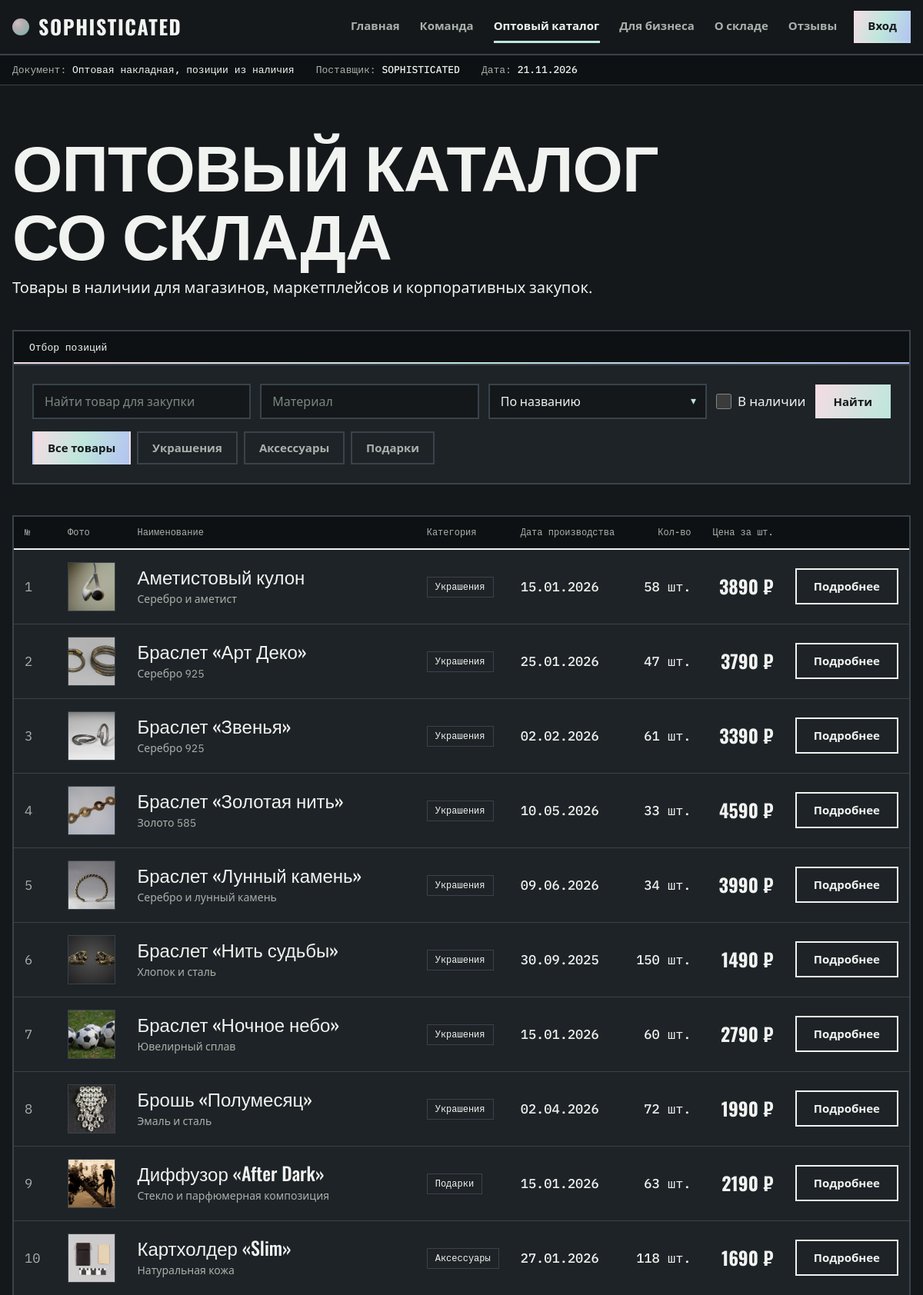
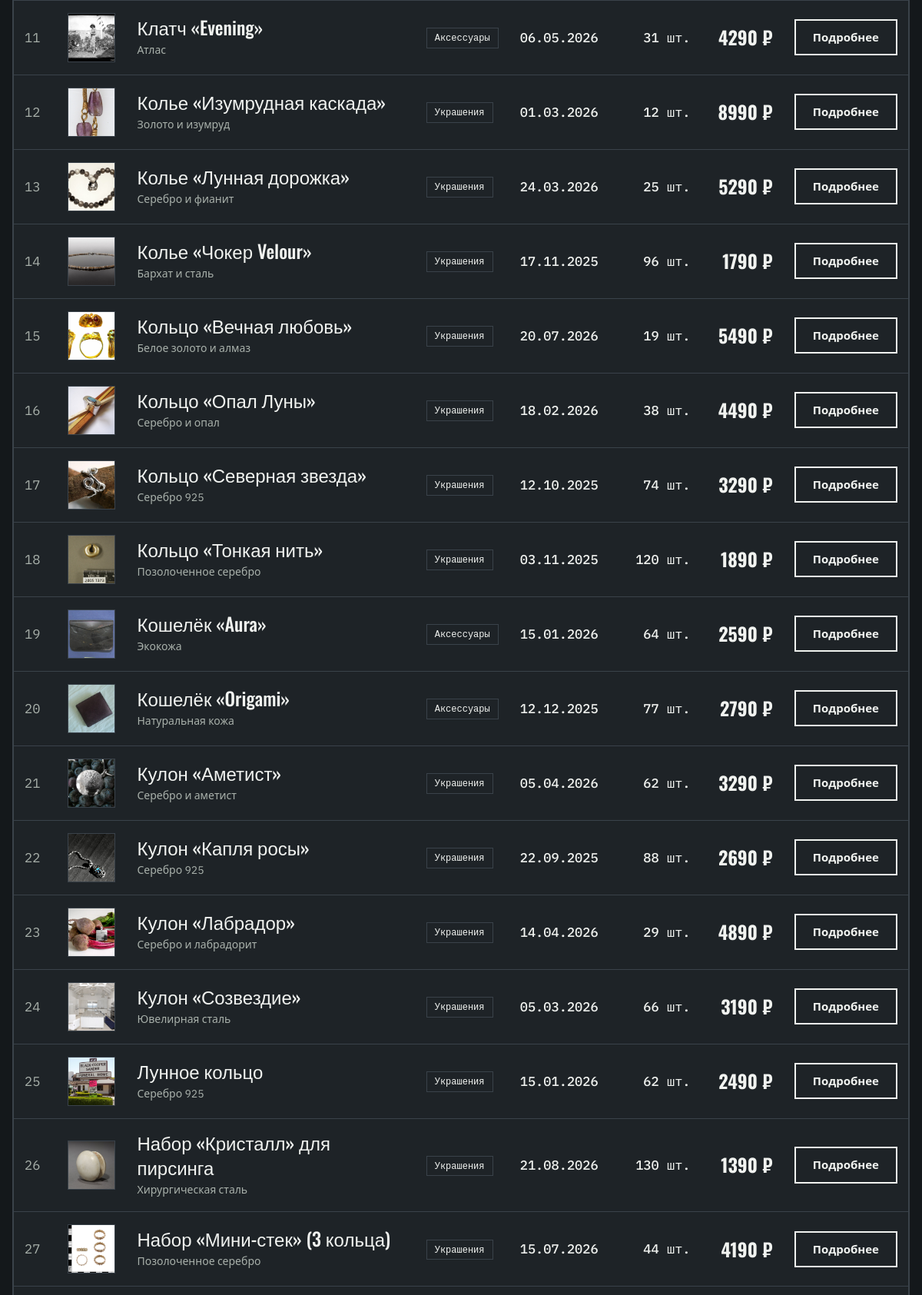
Screenshot of /products/ (upper part) with the database file from the repository (2 pictures, top to bottom).
### hello/models.py (models this page shows, shortened)
class Category(models.Model):
    name = models.CharField('Название категории', max_length=100)
    coment = models.TextField('Описание', max_length=500)
    class Meta:
        verbose_name = 'Категория'
        verbose_name_plural = 'Категории'

class Products(models.Model):
    name = models.CharField('Название товара', max_length=100)
    sale = models.IntegerField('Цена')
    material = models.CharField('Материал', max_length=100)
    date_prod = models.DateField('Дата производства')
    conter = models.IntegerField('Количество')
    cat_id = models.ForeignKey(
        Category,
        on_delete=models.CASCADE,
        verbose_name='Категория',
    )
    image = models.ImageField(upload_to='products/', null=True, blank=True, verbose_name="Фото")
    description = models.TextField('Описание товара', max_length=1000, blank=True, default='')
    slug = models.SlugField(unique=True, blank=True, null=True, verbose_name='URL-пропуск')
    class Meta:
        indexes = [
            models.Index(fields=['sale'], name='products_sale_idx'),
            models.Index(fields=['conter'], name='products_conter_idx'),
            models.Index(fields=['date_prod'], name='products_date_prod_idx'),
        ]
        verbose_name = 'Товар'
        verbose_name_plural = 'Товары'

### hello/views.py (the view)
# urls.py: path('products/', views.products, name='products'),
@cache_page(300, key_prefix="products")
@vary_on_cookie
def products(request):
    categories = Category.objects.all()
    products = Products.objects.select_related('cat_id').all()
    category_id = request.GET.get('category_id')
    query = request.GET.get('q', '').strip()
    material = request.GET.get('material', '').strip()
    sort = request.GET.get('sort', 'name')
    stock = request.GET.get('stock', '')
    selected_category = None
    if category_id and category_id.isdigit():
        products = products.filter(cat_id_id=category_id)
        selected_category = Category.objects.filter(id=category_id).first()
    if query:
        products = products.filter(Q(name__icontains=query) | Q(description__icontains=query))
    if material:
        products = products.filter(material__icontains=material)
    if stock == 'available':
        products = products.filter(conter__gt=0)
    if sort in {'name', 'sale', '-sale', 'date_prod', '-date_prod'}:
        products = products.order_by(sort)
    return render(request, 'products.html', {
        'category': categories,
        'product': products,
        'selected_category': selected_category,
        'query': query, 'material': material, 'sort': sort, 'stock': stock,
    })

### hello/context_processors.py (called while the page is built)
def settings(request):
    return {'settings': {
        'YMETRICA_ID': _settings.YMETRICA_ID,
        'GA_MEASUREMENT_ID': _settings.GA_MEASUREMENT_ID,
    }}

def site_contacts(request):
    return {'SITE_CONTACTS': {
        'email': _settings.SITE_EMAIL, 'phone': _settings.SITE_PHONE,
        'address': _settings.SITE_ADDRESS, 'vk': _settings.SITE_VK,
        'telegram': _settings.SITE_TELEGRAM, 'youtube': _settings.SITE_YOUTUBE,
    }}

### hello/templates/products.html (shortened to what this page needs)
{% extends 'base.html' %}
{% load static %}
{% block doc_name %}Оптовая накладная, позиции из наличия{% endblock %}
{% block content %}
<div class="sheet">
    <header class="sheet__head">
        <h1>Оптовый каталог со склада</h1>
        <p class="sheet__lead">Товары в наличии для магазинов, маркетплейсов и корпоративных закупок.</p>
    </header>
    <section class="section" aria-label="Поиск и фильтры">
        <div class="section__bar"><b>Отбор позиций</b></div>
        <div class="section__body">
            <form method="get" class="catalog-tools">
                <input type="search" name="q" value="{{ query }}" placeholder="Найти товар для закупки" aria-label="Поиск по названию и описанию">
                <input type="text" name="material" value="{{ material }}" placeholder="Материал" aria-label="Материал">
                <span class="select-wrap">
                    <select name="sort" aria-label="Сортировка">
                        <option value="name" {% if sort == 'name' %}selected{% endif %}>По названию</option>
                    </select>
                </span>
                <label class="stock-filter"><input type="checkbox" name="stock" value="available" {% if stock == 'available' %}checked{% endif %}> В наличии</label>
                <button class="btn" type="submit">Найти</button>
            </form>
            <div class="catalog-filters">
                <a href="{% url 'products' %}" class="filter-btn {% if not selected_category %}active{% endif %}">Все товары</a>
                {% for cat in category %}
                    <a href="?category_id={{ cat.id }}" class="filter-btn {% if selected_category.id == cat.id %}active{% endif %}">{{ cat.name }}</a>
                {% endfor %}
            </div>
        </div>
    </section>
    {% if product %}
    <div class="table-wrap">
        <table class="doc-table">
            <thead>
                <tr>
                    <th scope="col">№</th>
                    <th scope="col">Фото</th>
                    <th scope="col">Наименование</th>
                    <th scope="col">Категория</th>
                    <th scope="col">Дата производства</th>
                    <th scope="col" class="right">Кол-во</th>
                    <th scope="col" class="right">Цена за шт.</th>
                    <th scope="col"><span class="visually-hidden">Действие</span></th>
                </tr>
            </thead>
            <tbody>
                {% for p in product %}
                <tr>
                    <td class="num">{{ forloop.counter }}</td>
                    <td>
                        {% if p.image %}
                            <img src="{{ p.image.url }}" alt="{{ p.name }}" class="thumb" width="64" height="64" loading="lazy">
                        {% else %}
                            <div class="thumb thumb--empty">Не загрузилось</div>
                        {% endif %}
                    </td>
                    <td>
                        <span class="name">{{ p.name }}</span>
                        <span class="sub">{{ p.material }}</span>
                    </td>
                    <td><span class="tag">{{ p.cat_id.name }}</span></td>
                    <td class="date">{{ p.date_prod|date:'d.m.Y' }}</td>
                    <td class="qty right">{{ p.conter }} шт.</td>
                    <td class="price right">{{ p.sale }} ₽</td>
                    <td>
                        <a href="{% url 'product_detail' slug=p.slug %}"
                           class="btn btn--ghost" aria-label="Карточка товара: {{ p.name }}">Подробнее</a>
                    </td>
                </tr>
                {% endfor %}
            </tbody>
        </table>
    </div>
    {% endif %}
</div>
{% endblock %}

### rows the page displays
Category: name "Украшения"
Category: name "Аксессуары"
Category: name "Подарки"
Products: image (picture), name "Аметистовый кулон", material "Серебро и аметист", cat_id.name "Украшения", date_prod "15.01.2026", conter "58", sale "3890"
Products: image (picture), name "Браслет «Арт Деко»", material "Серебро 925", cat_id.name "Украшения", date_prod "25.01.2026", conter "47", sale "3790"
Products: image (picture), name "Браслет «Звенья»", material "Серебро 925", cat_id.name "Украшения", date_prod "02.02.2026", conter "61", sale "3390"
Products: image (picture), name "Браслет «Золотая нить»", material "Золото 585", cat_id.name "Украшения", date_prod "10.05.2026", conter "33", sale "4590"
Products: image (picture), name "Браслет «Лунный камень»", material "Серебро и лунный камень", cat_id.name "Украшения", date_prod "09.06.2026", conter "34", sale "3990"
Products: image (picture), name "Браслет «Нить судьбы»", material "Хлопок и сталь", cat_id.name "Украшения", date_prod "30.09.2025", conter "150", sale "1490"
Products: image (picture), name "Браслет «Ночное небо»", material "Ювелирный сплав", cat_id.name "Украшения", date_prod "15.01.2026", conter "60", sale "2790"
Products: image (picture), name "Брошь «Полумесяц»", material "Эмаль и сталь", cat_id.name "Украшения", date_prod "02.04.2026", conter "72", sale "1990"
Products: image (picture), name "Диффузор «After Dark»", material "Стекло и парфюмерная композиция", cat_id.name "Подарки", date_prod "15.01.2026", conter "63", sale "2190"
Products: image (picture), name "Картхолдер «Slim»", material "Натуральная кожа", cat_id.name "Аксессуары", date_prod "27.01.2026", conter "118", sale "1690"
Products: image (picture), name "Клатч «Evening»", material "Атлас", cat_id.name "Аксессуары", date_prod "06.05.2026", conter "31", sale "4290"
Products: image (picture), name "Колье «Изумрудная каскада»", material "Золото и изумруд", cat_id.name "Украшения", date_prod "01.03.2026", conter "12", sale "8990"
Products: image (picture), name "Колье «Лунная дорожка»", material "Серебро и фианит", cat_id.name "Украшения", date_prod "24.03.2026", conter "25", sale "5290"
Products: image (picture), name "Колье «Чокер Velour»", material "Бархат и сталь", cat_id.name "Украшения", date_prod "17.11.2025", conter "96", sale "1790"
Products: image (picture), name "Кольцо «Вечная любовь»", material "Белое золото и алмаз", cat_id.name "Украшения", date_prod "20.07.2026", conter "19", sale "5490"
Products: image (picture), name "Кольцо «Опал Луны»", material "Серебро и опал", cat_id.name "Украшения", date_prod "18.02.2026", conter "38", sale "4490"
Products: image (picture), name "Кольцо «Северная звезда»", material "Серебро 925", cat_id.name "Украшения", date_prod "12.10.2025", conter "74", sale "3290"
Products: image (picture), name "Кольцо «Тонкая нить»", material "Позолоченное серебро", cat_id.name "Украшения", date_prod "03.11.2025", conter "120", sale "1890"
Products: image (picture), name "Кошелёк «Aura»", material "Экокожа", cat_id.name "Аксессуары", date_prod "15.01.2026", conter "64", sale "2590"
Products: image (picture), name "Кошелёк «Origami»", material "Натуральная кожа", cat_id.name "Аксессуары", date_prod "12.12.2025", conter "77", sale "2790"
Products: image (picture), name "Кулон «Аметист»", material "Серебро и аметист", cat_id.name "Украшения", date_prod "05.04.2026", conter "62", sale "3290"
Products: image (picture), name "Кулон «Капля росы»", material "Серебро 925", cat_id.name "Украшения", date_prod "22.09.2025", conter "88", sale "2690"
Products: image (picture), name "Кулон «Лабрадор»", material "Серебро и лабрадорит", cat_id.name "Украшения", date_prod "14.04.2026", conter "29", sale "4890"
Products: image (picture), name "Кулон «Созвездие»", material "Ювелирная сталь", cat_id.name "Украшения", date_prod "05.03.2026", conter "66", sale "3190"
Products: image (picture), name "Лунное кольцо", material "Серебро 925", cat_id.name "Украшения", date_prod "15.01.2026", conter "62", sale "2490"
Products: image (picture), name "Набор «Кристалл» для пирсинга", material "Хирургическая сталь", cat_id.name "Украшения", date_prod "21.08.2026", conter "130", sale "1390"
Products: image (picture), name "Набор «Мини-стек» (3 кольца)", material "Позолоченное серебро", cat_id.name "Украшения", date_prod "15.07.2026", conter "44", sale "4190"
